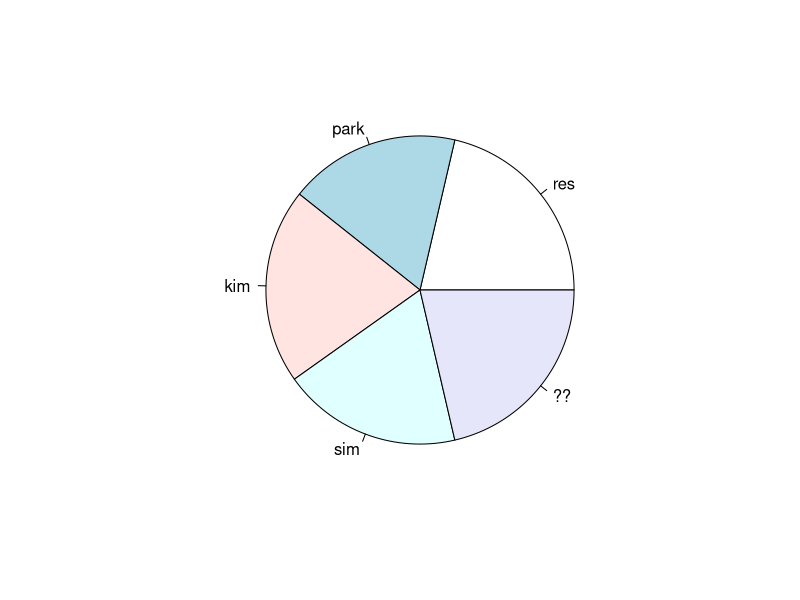
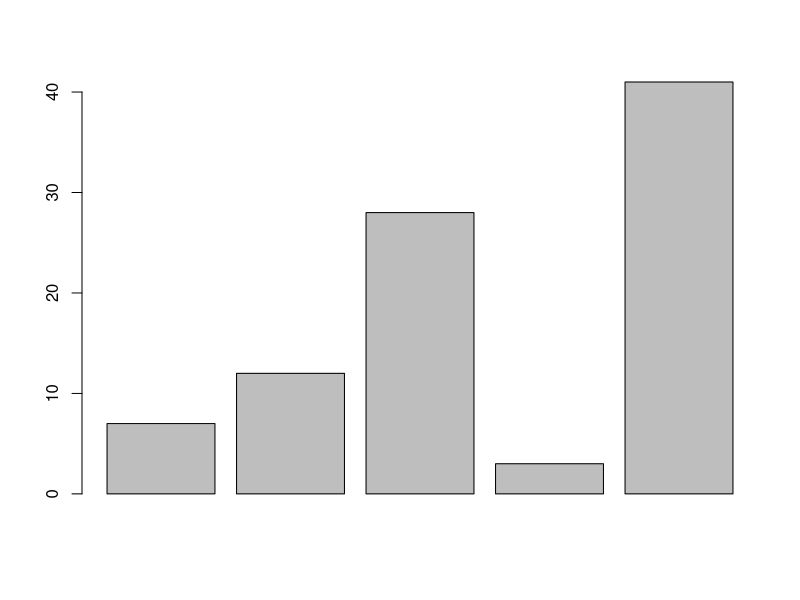
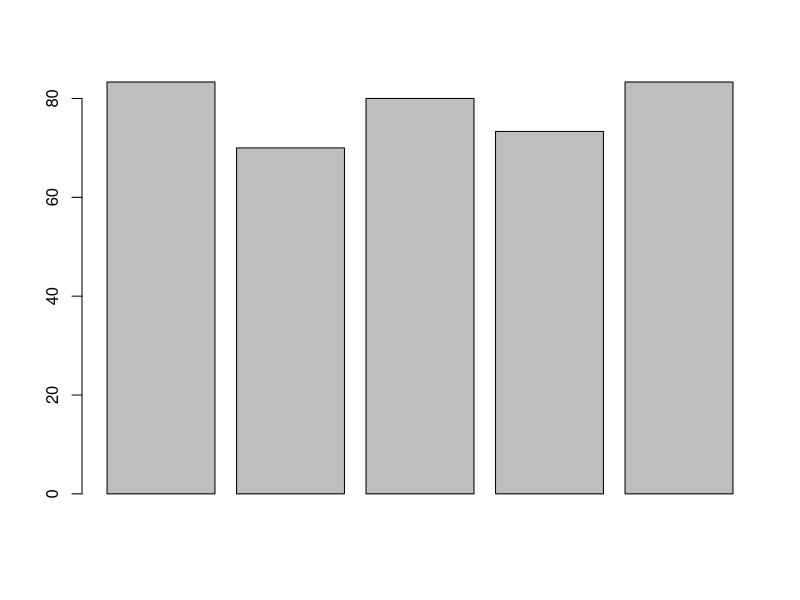
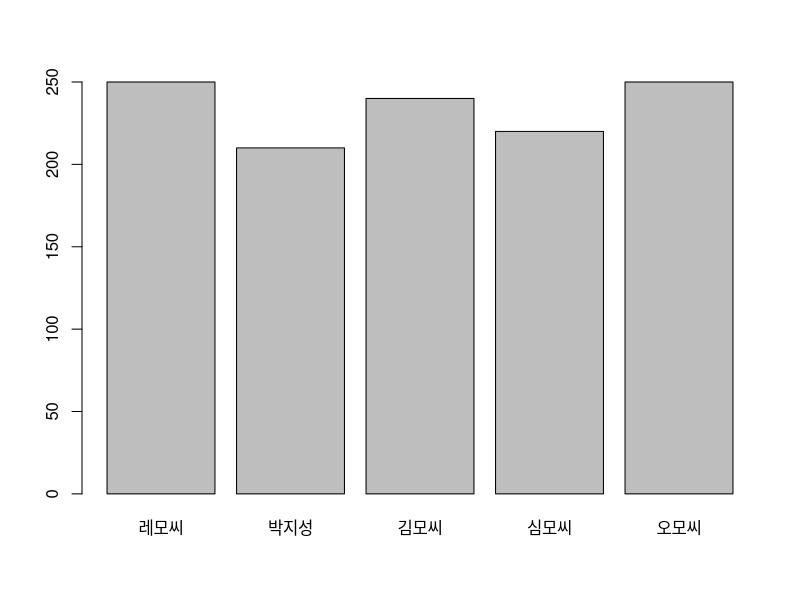
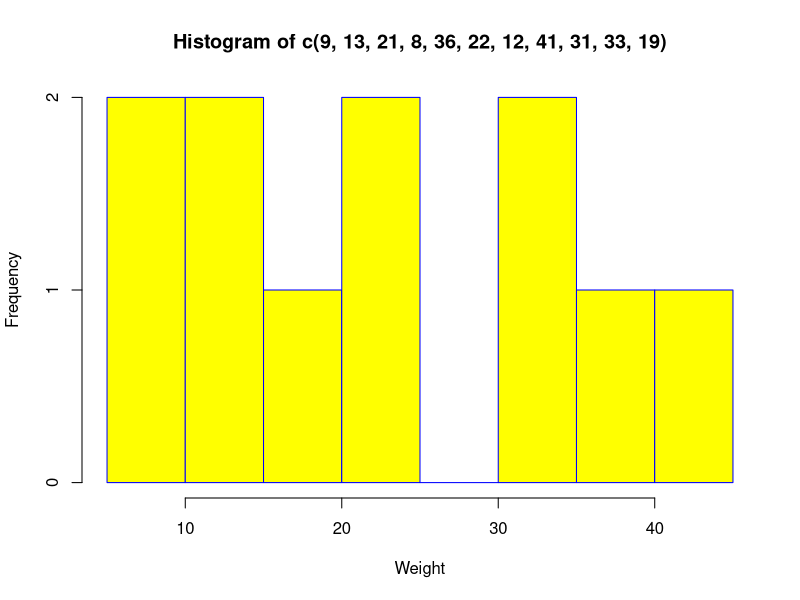
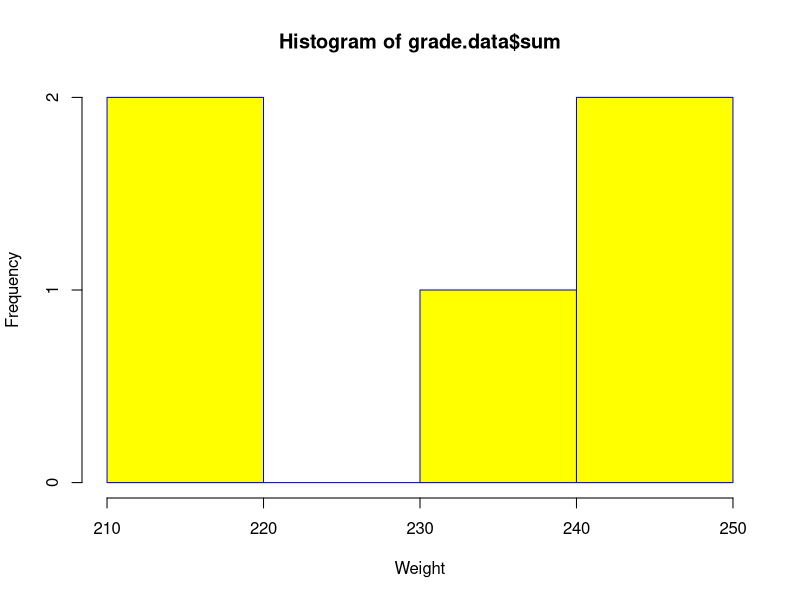
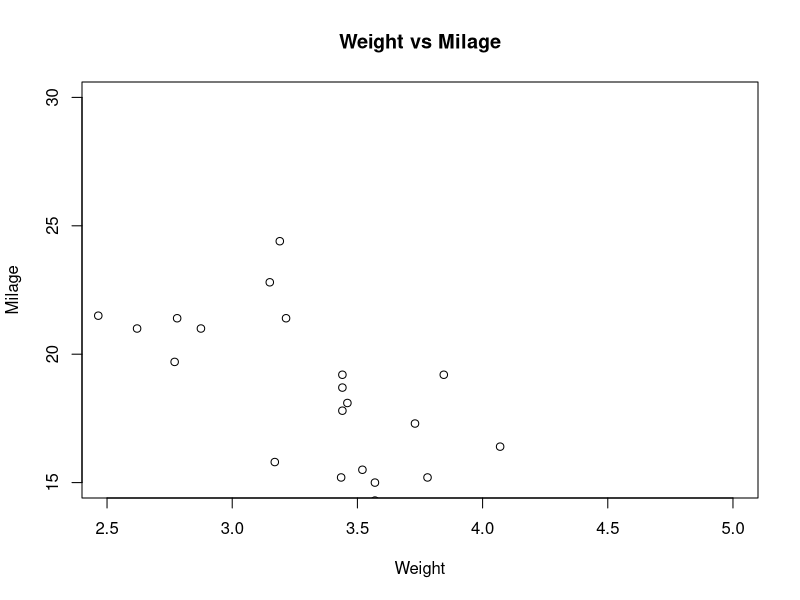
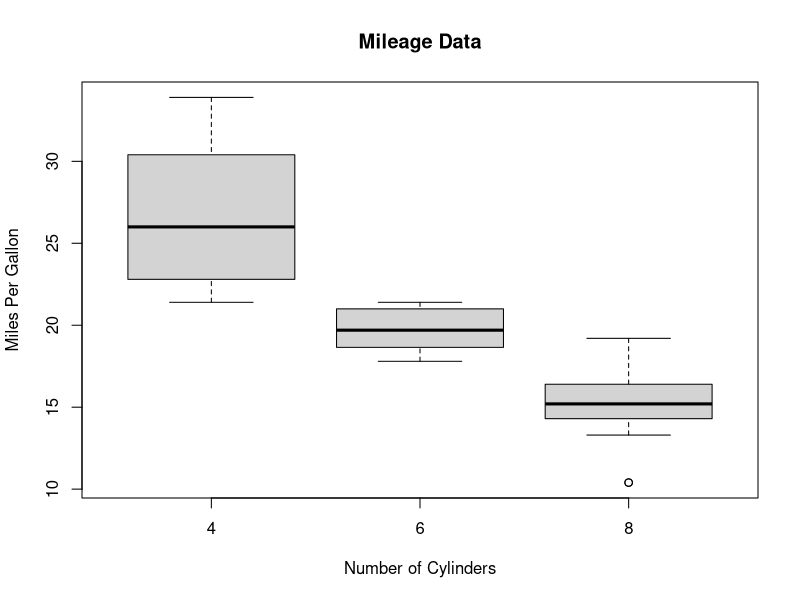

The R source for these figures, in order: (Note: this script raises an error after producing the figures.)
grade <- function(name,kor,mat,eng){
  x<-sum(kor,mat,eng)
  y<-x/3
  res<-c(kor,mat,eng)
  return ( list(name=name,sum=sum(res),mean=mean(res),grade=switch(toString(mean(res)%/%10),
                                  '9'='A',
                                  '8'='B',
                                  '7'='C')))
}

res<-grade("레모씨",90,80,80)
park<- grade('박지성',70,70,70)
kim<- grade('김모씨',80,70,90)
sim<- grade('심모씨',60,80,80)
oh<- grade('오모씨',90,80,80)
park[2]
park
class(park$name)
class(park$sum)
class(park$mean)
class(park$grade)

# Create the data frame.
grade.data <- data.frame(
  
  name = c(res$name,park$name,kim$name,sim$name,oh$name),
  sum=c(res$sum,park$sum,kim$sum,sim$sum,oh$sum), 
  mean=c(res$mean,park$mean,kim$mean,sim$mean,oh$mean),
  grade=c(res$grade,park$grade,kim$grade,sim$grade,oh$grade),
  stringsAsFactors = FALSE
)
# Print the data frame.			
print(grade.data) 

result <- data.frame(grade.data$name,grade.data$grade)
print(result)

##파이차트
x <- c(res$sum,park$sum,kim$sum,sim$sum,oh$sum)
labels <- c("res", "park", "kim", "sim","??")
pie(x,labels)
##바차트
barplot(c(7,12,28,3,41))
barplot(grade.data$mean)
barplot(grade.data$sum, 
        names.arg = grade.data$name)
##히스토그램
hist(c(9,13,21,8,36,22,12,41,31,33,19),xlab = "Weight",col = "yellow",border = "blue")
hist(grade.data$sum,xlab = "Weight",col = "yellow",border = "blue")
##산포도
input <- mtcars[,c('wt','mpg')]
print(input)
plot(x = input$wt,y = input$mpg,
     xlab = "Weight",
     ylab = "Milage",
     xlim = c(2.5,5),
     ylim = c(15,30),		 
     main = "Weight vs Milage"
)
##주식차트
input <- mtcars[,c('mpg','cyl')]
print(head(input))
boxplot(mpg ~ cyl, data = mtcars, xlab = "Number of Cylinders",
        ylab = "Miles Per Gallon", main = "Mileage Data")
##라이차트
plot(c(7,12,28,3,41),type = "o")


labels <- c("A", "B", "C", "D", "E")
pie(class.data$sum,labels)

y <- grade.data$mean
labels <- grade.data$name
pie(y,labels)


x <- grade.data$mean
pct <- round(x / sum(x) * 100)
labels <- paste(grade.data$name, pct,"%",sep="")
pie(x,labels)